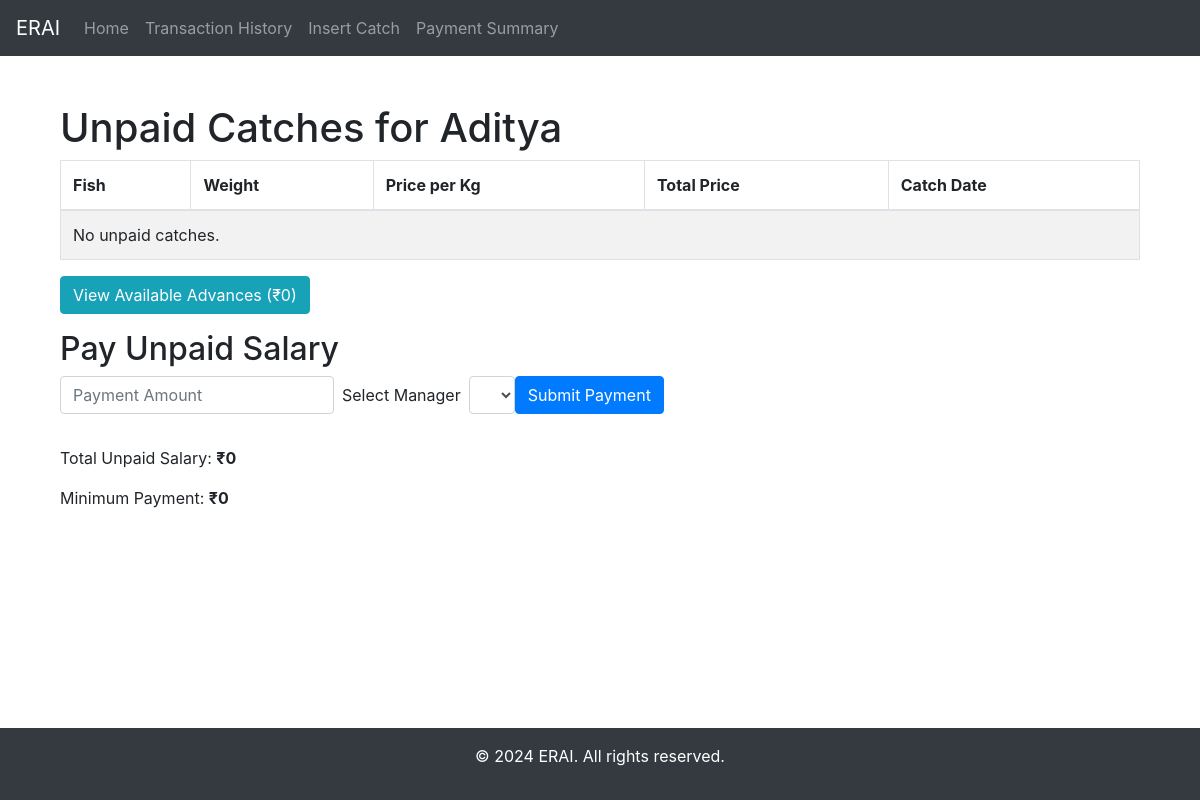
Page /fisherman/2/unpaid-catches/ on the earlier database version.
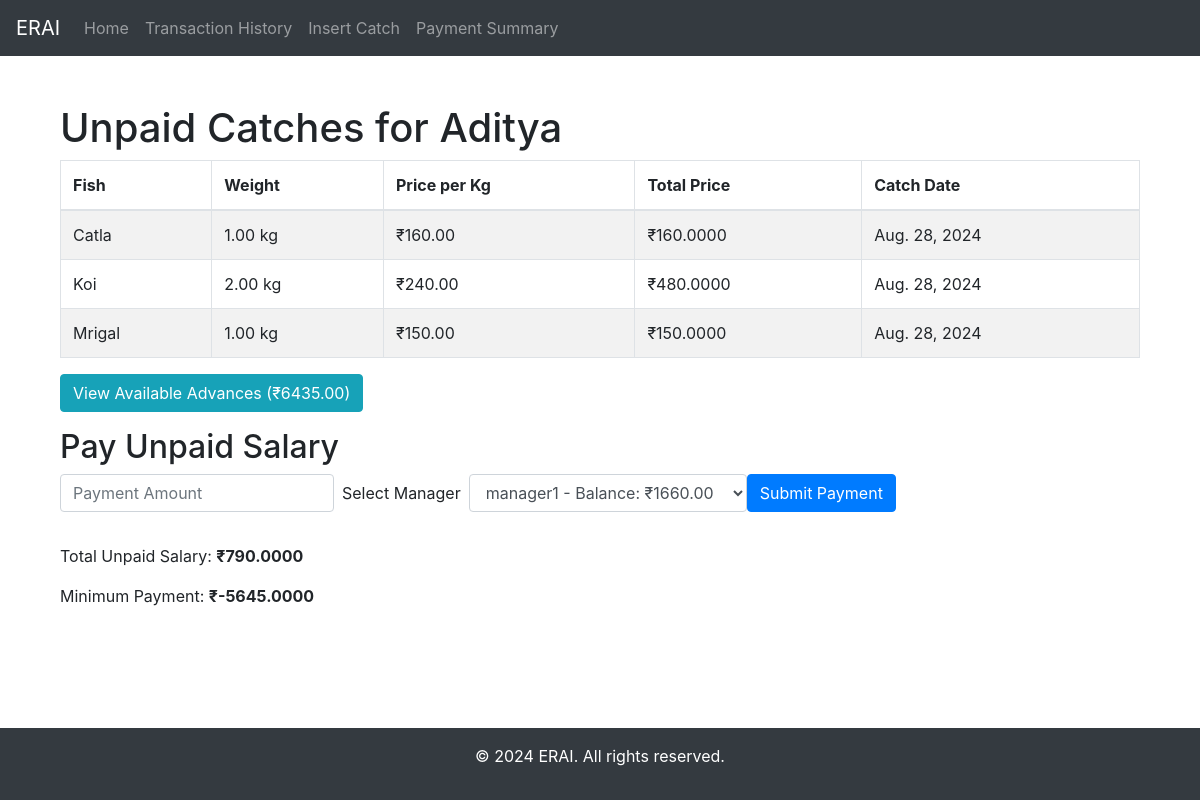
Same page on the later database version.
### myApp/models.py (models this page shows, shortened)
class Catch(models.Model):
    fisherman = models.ForeignKey(Fisherman, on_delete=models.CASCADE)
    fish = models.ForeignKey(Fish, on_delete=models.CASCADE)
    catch_date = models.DateField()
    weight = models.DecimalField(max_digits=10, decimal_places=2)
    is_paid = models.BooleanField(default=False)

class Fish(models.Model):
    name = models.CharField(max_length=255)
    price = models.DecimalField(max_digits=10, decimal_places=2)
    royalty_amount = models.DecimalField(max_digits=10, decimal_places=2, default=0.00)

### myApp/views.py (the view, shortened to what this page needs)
# urls.py: path('fisherman/<int:fisherman_id>/unpaid-catches/', unpaid_catches_view, name='unpaid_catches'),
def unpaid_catches_view(request, fisherman_id):
    fisherman = get_object_or_404(Fisherman, id=fisherman_id)
    unpaid_catches = fisherman.get_unpaid_catches()
    total_unpaid_salary = fisherman.calculate_total_due()
    for catch in unpaid_catches:
        catch.price = catch.weight * catch.fish.price
    advance = Advance.objects.filter(fisherman=fisherman)
    total_adv = sum(x.amount for x in advance)
    managers = Manager.objects.all()
    context = {
        'fisherman': fisherman,
        'unpaid_catches': unpaid_catches,
        'total_unpaid_salary': total_unpaid_salary,
        'advance': advance,
        'total_advance': total_adv,
        'min_payment': total_unpaid_salary - total_adv,
        'managers': managers,
    }
    return render(request, 'unpaid_catches.html', context)

### myApp/models.py (called while the page is built)
    def calculate_total_due(self):
        return sum(catch.weight * catch.fish.price for catch in self.catch_set.filter(is_paid=False))

    def get_unpaid_catches(self):
        return self.catch_set.filter(is_paid=False)

### myApp/templates/unpaid_catches.html (shortened to what this page needs)
{% extends 'base.html' %}
{% block content %}
    <div class="container mt-4">
        <h1>Unpaid Catches for {{ fisherman.name }}</h1>
        <table class="table table-striped table-bordered">
            <thead>
                <tr>
                    <th>Fish</th>
                    <th>Weight</th>
                    <th>Price per Kg</th>
                    <th>Total Price</th>
                    <th>Catch Date</th>
                </tr>
            </thead>
            <tbody>
                {% for catch in unpaid_catches %}
                    <tr>
                        <td>{{ catch.fish.name }}</td>
                        <td>{{ catch.weight }} kg</td>
                        <td>₹{{ catch.fish.price }}</td>
                        <td>₹{{ catch.price }}</td>
                        <td>{{ catch.catch_date }}</td>
                    </tr>
                {% empty %}
                    <tr>
                        <td colspan="5">No unpaid catches.</td>
                    </tr>
                {% endfor %}
            </tbody>
        </table>
        <button type="button" class="btn btn-info mb-3" data-toggle="modal" data-target="#advancesModal">
            View Available Advances (₹{{ total_advance }})
        </button>
        <h2>Pay Unpaid Salary</h2>
        <form method="post" class="form-inline">
            <div class="form-group mb-2">
                <input type="number" step="0.01" id="payment_amount" name="payment_amount" class="form-control mr-2"
                       min="{{ min_payment }}" required
                       placeholder="Payment Amount"
                       title="Amount must be between ₹{{ min_payment }} and ₹{{ total_unpaid_salary }}">
            </div>
            <div class="form-group mb-2">
                <label for="manager" class="mr-2">Select Manager</label>
                <select id="manager" name="manager" class="form-control" required>
                    {% for manager in managers %}
                        <option value="{{ manager.id }}">{{ manager.user.username }} - Balance: ₹{{ manager.balance }}</option>
                    {% endfor %}
                </select>
            </div>
            <button type="submit" class="btn btn-primary mb-2">Submit Payment</button>
        </form>
        <div class="mt-4">
            <p>Total Unpaid Salary: <strong>₹{{ total_unpaid_salary }}</strong></p>
            <p>Minimum Payment: <strong>₹{{ min_payment }}</strong></p>
        </div>
    </div>
{% endblock %}

Differences in the rows shown:
added Catch: fish.name "Catla", weight "1.00", fish.price "160.00", price "160.0000", catch_date "Aug. 28, 2024"
added Catch: fish.name "Koi", weight "2.00", fish.price "240.00", price "480.0000", catch_date "Aug. 28, 2024"
added Catch: fish.name "Mrigal", weight "1.00", fish.price "150.00", price "150.0000", catch_date "Aug. 28, 2024"
Other differences:
{{ total_advance }}: "0" → "6435.00"
form field manager: (not shown) → "manager1 - Balance: ₹1660.00"
{{ total_unpaid_salary }}: "0" → "790.0000"
{{ min_payment }}: "0" → "-5645.0000"
text no longer shown: "No unpaid catches."
